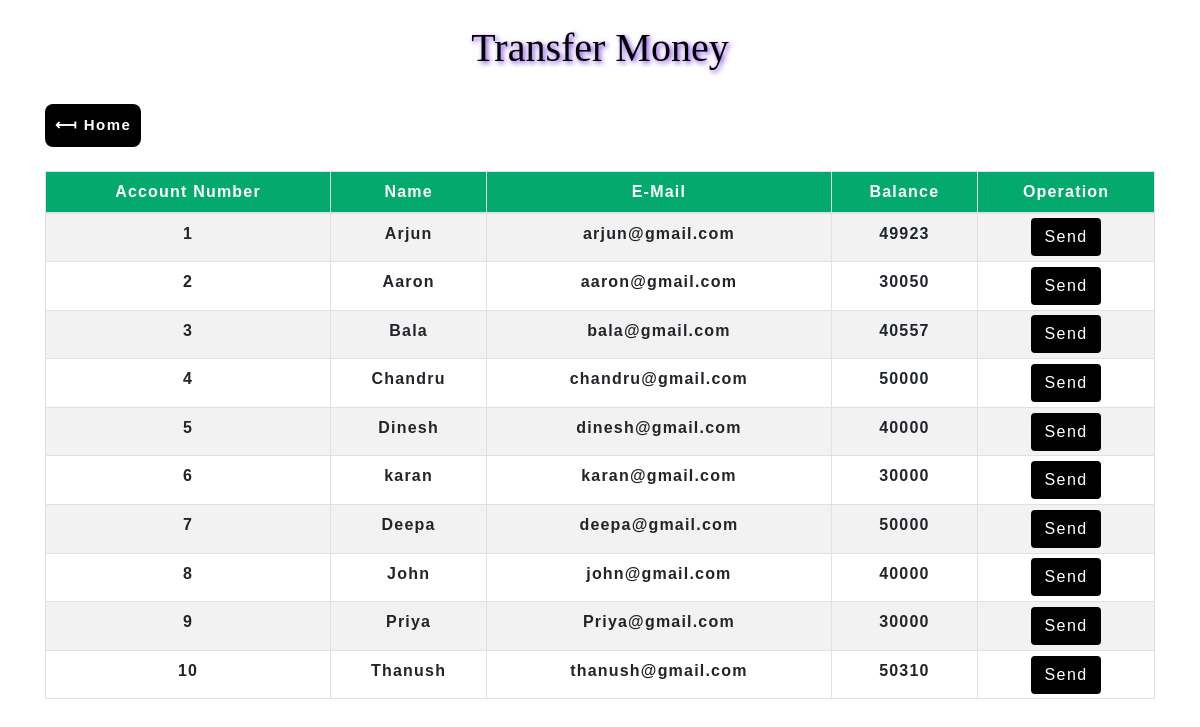
The app's page /transfermoney.php with its own data.
### tables this page shows
CREATE TABLE `users` (
  `id` int(3) NOT NULL,
  `name` text NOT NULL,
  `email` varchar(30) NOT NULL,
  `balance` int(8) NOT NULL
);

### transfermoney.php (the view, shortened to what this page needs)
<!DOCTYPE html>
<html lang="en">
<head>
    <link rel="stylesheet" href="https://maxcdn.bootstrapcdn.com/bootstrap/4.0.0/css/bootstrap.min.css">
    <link rel="stylesheet" type="text/css" href="css/style.css">
</head>
<body>
<?php
    include 'config.php';
    $sql = "SELECT * FROM users";
    $result = mysqli_query($conn,$sql);
?>
<div class="container">
        <h2 class="text-center pt-4">Transfer Money</h2>
        <br>
        <div>
        <a href="index.php"><button> &#10235; Home </button></a>
        </div>
        <br>
            <div class="row">
                <div class="col">
                    <div class="table-responsive-sm">
                    <table class="table table-hover table-sm table-striped table-condensed table-bordered">
                        <thead>
                            <tr>
                            <th scope="col" class="text-center py-2">Account Number</th>
                            <th scope="col" class="text-center py-2">Name</th>
                            <th scope="col" class="text-center py-2">E-Mail</th>
                            <th scope="col" class="text-center py-2">Balance</th>
                            <th scope="col" class="text-center py-2">Operation</th>
                            </tr>
                        </thead>
                        <tbody>
                <?php
                    while($rows=mysqli_fetch_assoc($result)){
                ?>
                    <tr>
                        <td class="py-2"><?php echo $rows['id'] ?></td>
                        <td class="py-2"><?php echo $rows['name']?></td>
                        <td class="py-2"><?php echo $rows['email']?></td>
                        <td class="py-2"><?php echo $rows['balance']?></td>
                        <td><a href="userdetail.php?id= <?php echo $rows['id'] ;?>"> <button type="button" class="btn">Send</button></a></td>
                    </tr>
                <?php
                    }
                ?>
                        </tbody>
                    </table>
                    </div>
                </div>
            </div>
         </div>
</body>
</html>

### css/style.css (style rules this page uses)
* { padding: 0; margin: 0; box-sizing: border-box; font-family: 'Helvetica'; font-weight: bold; }
h2 { font-size: 40px; font-family: 'Lucida Console'; color:rgb(0, 0, 0); text-shadow: 2px 2px 5px rgb(122, 56, 228); }
button { border:none; border-radius: 8px; padding: 10px; background:#000000; color:white; letter-spacing: 1.5px; font-size: 15px; }
table { letter-spacing: 1.2px; }
th { background-color: #04AA6D; color: white; }
td { text-align: center; }

### records on screen
users: id "1", name "Arjun", email "arjun@gmail.com", balance "49923"
users: id "2", name "Aaron", email "aaron@gmail.com", balance "30050"
users: id "3", name "Bala", email "bala@gmail.com", balance "40557"
users: id "4", name "Chandru", email "chandru@gmail.com", balance "50000"
users: id "5", name "Dinesh", email "dinesh@gmail.com", balance "40000"
users: id "6", name "karan", email "karan@gmail.com", balance "30000"
users: id "7", name "Deepa", email "deepa@gmail.com", balance "50000"
users: id "8", name "John", email "john@gmail.com", balance "40000"
users: id "9", name "Priya", email "Priya@gmail.com", balance "30000"
users: id "10", name "Thanush", email "thanush@gmail.com", balance "50310"
